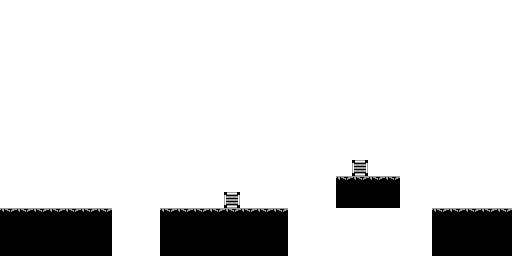

A 2D game scene composited from a Tiled map and its tileset images. What follows is a short description and the map's XML, with each tile layer's data collapsed to a summary:
An orthogonal 32x16 tile map with 16x16 px tiles, 3 tile layers (spawnLayer, backgroundLayer, collideLayer).

<map version="1.0" tiledversion="1.0.3" orientation="orthogonal" renderorder="right-down" width="32" height="16" tilewidth="16" tileheight="16" nextobjectid="1">
 <tileset firstgid="1" name="tileset" tilewidth="16" tileheight="16" spacing="1" tilecount="20" columns="5">
  <image source="tileset.png" width="84" height="67" />
 </tileset>
 <layer name="spawnLayer" width="32" height="16">
  <data>[512 cells, 108 non-empty, 1 distinct tile ids]</data>
 </layer>
 <layer name="backgroundLayer" width="32" height="16">
  <data>[512 cells, 512 non-empty, 1 distinct tile ids]</data>
 </layer>
 <layer name="collideLayer" width="32" height="16">
  <data>[512 cells, 70 non-empty, 3 distinct tile ids]</data>
 </layer>
</map>
